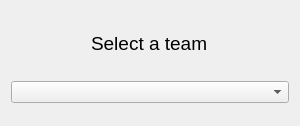
<?xml version="1.0" encoding="UTF-8"?>
<ui version="4.0">
 <class>Dialog</class>
 <widget class="QDialog" name="Dialog">
  <property name="geometry">
   <rect>
    <x>0</x>
    <y>0</y>
    <width>300</width>
    <height>126</height>
   </rect>
  </property>
  <property name="sizePolicy">
   <sizepolicy hsizetype="Maximum" vsizetype="Maximum">
    <horstretch>0</horstretch>
    <verstretch>0</verstretch>
   </sizepolicy>
  </property>
  <property name="minimumSize">
   <size>
    <width>300</width>
    <height>126</height>
   </size>
  </property>
  <property name="maximumSize">
   <size>
    <width>300</width>
    <height>126</height>
   </size>
  </property>
  <property name="windowTitle">
   <string>Dialog</string>
  </property>
  <layout class="QVBoxLayout" name="verticalLayout">
   <property name="sizeConstraint">
    <enum>QLayout::SetDefaultConstraint</enum>
   </property>
   <item alignment="Qt::AlignHCenter">
    <widget class="QLabel" name="label">
     <property name="maximumSize">
      <size>
       <width>150</width>
       <height>40</height>
      </size>
     </property>
     <property name="font">
      <font>
       <family>Segoe UI Symbol</family>
       <pointsize>14</pointsize>
      </font>
     </property>
     <property name="text">
      <string>Select a team</string>
     </property>
    </widget>
   </item>
   <item>
    <widget class="QComboBox" name="team_listbox">
     <property name="currentText">
      <string/>
     </property>
    </widget>
   </item>
  </layout>
 </widget>
 <resources/>
 <connections/>
</ui>
